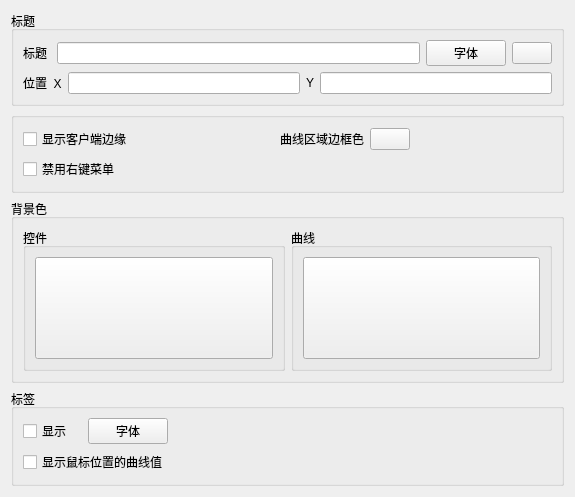
<?xml version="1.0" encoding="UTF-8"?>
<ui version="4.0">
 <class>CAppearanceSettingForm</class>
 <widget class="QWidget" name="CAppearanceSettingForm">
  <property name="geometry">
   <rect>
    <x>0</x>
    <y>0</y>
    <width>575</width>
    <height>497</height>
   </rect>
  </property>
  <property name="windowTitle">
   <string>Form</string>
  </property>
  <layout class="QGridLayout" name="gridLayout_7">
   <item row="0" column="0">
    <widget class="QGroupBox" name="groupBox">
     <property name="title">
      <string>标题</string>
     </property>
     <property name="flat">
      <bool>false</bool>
     </property>
     <layout class="QGridLayout" name="gridLayout">
      <item row="0" column="0">
       <layout class="QHBoxLayout" name="horizontalLayout">
        <item>
         <widget class="QLabel" name="titleLabel">
          <property name="sizePolicy">
           <sizepolicy hsizetype="Preferred" vsizetype="Preferred">
            <horstretch>0</horstretch>
            <verstretch>0</verstretch>
           </sizepolicy>
          </property>
          <property name="text">
           <string>标题 </string>
          </property>
         </widget>
        </item>
        <item>
         <widget class="QLineEdit" name="titleLineEdit">
          <property name="sizePolicy">
           <sizepolicy hsizetype="MinimumExpanding" vsizetype="Fixed">
            <horstretch>0</horstretch>
            <verstretch>0</verstretch>
           </sizepolicy>
          </property>
         </widget>
        </item>
        <item>
         <widget class="QPushButton" name="titleFontButton">
          <property name="sizePolicy">
           <sizepolicy hsizetype="Preferred" vsizetype="Fixed">
            <horstretch>0</horstretch>
            <verstretch>0</verstretch>
           </sizepolicy>
          </property>
          <property name="maximumSize">
           <size>
            <width>16777215</width>
            <height>16777215</height>
           </size>
          </property>
          <property name="text">
           <string>字体</string>
          </property>
         </widget>
        </item>
        <item>
         <widget class="QPushButton" name="fontColorButton">
          <property name="text">
           <string/>
          </property>
         </widget>
        </item>
       </layout>
      </item>
      <item row="1" column="0">
       <layout class="QHBoxLayout" name="horizontalLayout_2">
        <item>
         <widget class="QLabel" name="titlePositionLabel">
          <property name="text">
           <string>位置  X</string>
          </property>
         </widget>
        </item>
        <item>
         <widget class="QLineEdit" name="titleXLineEdit">
          <property name="inputMask">
           <string/>
          </property>
         </widget>
        </item>
        <item>
         <widget class="QLabel" name="titleYLable">
          <property name="text">
           <string>Y</string>
          </property>
         </widget>
        </item>
        <item>
         <widget class="QLineEdit" name="titleYLineEdit">
          <property name="inputMask">
           <string/>
          </property>
         </widget>
        </item>
       </layout>
      </item>
     </layout>
    </widget>
   </item>
   <item row="1" column="0">
    <widget class="QGroupBox" name="groupBox_4">
     <property name="sizePolicy">
      <sizepolicy hsizetype="Preferred" vsizetype="Minimum">
       <horstretch>0</horstretch>
       <verstretch>0</verstretch>
      </sizepolicy>
     </property>
     <property name="title">
      <string/>
     </property>
     <property name="alignment">
      <set>Qt::AlignRight|Qt::AlignTrailing|Qt::AlignVCenter</set>
     </property>
     <property name="flat">
      <bool>false</bool>
     </property>
     <property name="checkable">
      <bool>false</bool>
     </property>
     <layout class="QGridLayout" name="gridLayout_2">
      <item row="0" column="0">
       <layout class="QHBoxLayout" name="horizontalLayout_3">
        <item>
         <widget class="QCheckBox" name="widgetPanelVisibleCheckBox">
          <property name="text">
           <string>显示客户端边缘</string>
          </property>
         </widget>
        </item>
        <item>
         <spacer name="horizontalSpacer_2">
          <property name="orientation">
           <enum>Qt::Horizontal</enum>
          </property>
          <property name="sizeHint" stdset="0">
           <size>
            <width>40</width>
            <height>20</height>
           </size>
          </property>
         </spacer>
        </item>
        <item>
         <widget class="QLabel" name="borderColorLabel">
          <property name="text">
           <string>&lt;html&gt;&lt;head/&gt;&lt;body&gt;&lt;p align=&quot;justify&quot;&gt;曲线区域边框色&lt;/p&gt;&lt;/body&gt;&lt;/html&gt;</string>
          </property>
         </widget>
        </item>
        <item>
         <widget class="QPushButton" name="borderColorButton">
          <property name="text">
           <string/>
          </property>
         </widget>
        </item>
        <item>
         <spacer name="horizontalSpacer_3">
          <property name="orientation">
           <enum>Qt::Horizontal</enum>
          </property>
          <property name="sizeHint" stdset="0">
           <size>
            <width>40</width>
            <height>20</height>
           </size>
          </property>
         </spacer>
        </item>
       </layout>
      </item>
      <item row="1" column="0">
       <widget class="QCheckBox" name="disableCustomMenuCheckBox">
        <property name="text">
         <string>禁用右键菜单</string>
        </property>
       </widget>
      </item>
     </layout>
    </widget>
   </item>
   <item row="2" column="0">
    <widget class="QGroupBox" name="backGroudColorGroupBox">
     <property name="sizePolicy">
      <sizepolicy hsizetype="Preferred" vsizetype="Expanding">
       <horstretch>0</horstretch>
       <verstretch>0</verstretch>
      </sizepolicy>
     </property>
     <property name="title">
      <string>背景色</string>
     </property>
     <layout class="QGridLayout" name="gridLayout_5">
      <item row="0" column="0">
       <widget class="QGroupBox" name="groupBox_2">
        <property name="styleSheet">
         <string notr="true"/>
        </property>
        <property name="title">
         <string>控件</string>
        </property>
        <layout class="QGridLayout" name="gridLayout_4">
         <item row="0" column="0">
          <widget class="CPushButton" name="widgetStyleButton">
           <property name="sizePolicy">
            <sizepolicy hsizetype="Preferred" vsizetype="Expanding">
             <horstretch>0</horstretch>
             <verstretch>0</verstretch>
            </sizepolicy>
           </property>
           <property name="autoFillBackground">
            <bool>false</bool>
           </property>
           <property name="text">
            <string/>
           </property>
          </widget>
         </item>
        </layout>
       </widget>
      </item>
      <item row="0" column="1">
       <widget class="QGroupBox" name="groupBox_5">
        <property name="styleSheet">
         <string notr="true"/>
        </property>
        <property name="title">
         <string>曲线</string>
        </property>
        <layout class="QGridLayout" name="gridLayout_3">
         <item row="0" column="0">
          <widget class="CPushButton" name="curveStyleButton">
           <property name="sizePolicy">
            <sizepolicy hsizetype="Preferred" vsizetype="Expanding">
             <horstretch>0</horstretch>
             <verstretch>0</verstretch>
            </sizepolicy>
           </property>
           <property name="text">
            <string/>
           </property>
          </widget>
         </item>
        </layout>
       </widget>
      </item>
     </layout>
    </widget>
   </item>
   <item row="3" column="0">
    <widget class="QGroupBox" name="groupBox_3">
     <property name="title">
      <string>标签</string>
     </property>
     <layout class="QGridLayout" name="gridLayout_6">
      <item row="0" column="0">
       <widget class="QCheckBox" name="labelVisibleCheckBox">
        <property name="text">
         <string>显示</string>
        </property>
       </widget>
      </item>
      <item row="0" column="1">
       <widget class="QPushButton" name="labelFontButton">
        <property name="sizePolicy">
         <sizepolicy hsizetype="Fixed" vsizetype="Fixed">
          <horstretch>0</horstretch>
          <verstretch>0</verstretch>
         </sizepolicy>
        </property>
        <property name="text">
         <string>字体</string>
        </property>
       </widget>
      </item>
      <item row="0" column="2">
       <spacer name="horizontalSpacer">
        <property name="orientation">
         <enum>Qt::Horizontal</enum>
        </property>
        <property name="sizeHint" stdset="0">
         <size>
          <width>40</width>
          <height>20</height>
         </size>
        </property>
       </spacer>
      </item>
      <item row="1" column="0" colspan="2">
       <widget class="QCheckBox" name="currentCurveValueVisibleCheckBox">
        <property name="text">
         <string>显示鼠标位置的曲线值</string>
        </property>
       </widget>
      </item>
     </layout>
    </widget>
   </item>
  </layout>
  <zorder>groupBox_4</zorder>
  <zorder>groupBox</zorder>
  <zorder>backGroudColorGroupBox</zorder>
  <zorder>groupBox_3</zorder>
 </widget>
 <customwidgets>
  <customwidget>
   <class>CPushButton</class>
   <extends>QPushButton</extends>
   <header location="global">./ConfigForm/Basic/CPushButton.h</header>
  </customwidget>
 </customwidgets>
 <tabstops>
  <tabstop>titleLineEdit</tabstop>
  <tabstop>titleFontButton</tabstop>
  <tabstop>titleXLineEdit</tabstop>
  <tabstop>titleYLineEdit</tabstop>
  <tabstop>widgetPanelVisibleCheckBox</tabstop>
  <tabstop>borderColorButton</tabstop>
  <tabstop>disableCustomMenuCheckBox</tabstop>
  <tabstop>widgetStyleButton</tabstop>
  <tabstop>curveStyleButton</tabstop>
  <tabstop>labelVisibleCheckBox</tabstop>
  <tabstop>labelFontButton</tabstop>
  <tabstop>currentCurveValueVisibleCheckBox</tabstop>
 </tabstops>
 <resources/>
 <connections/>
</ui>
